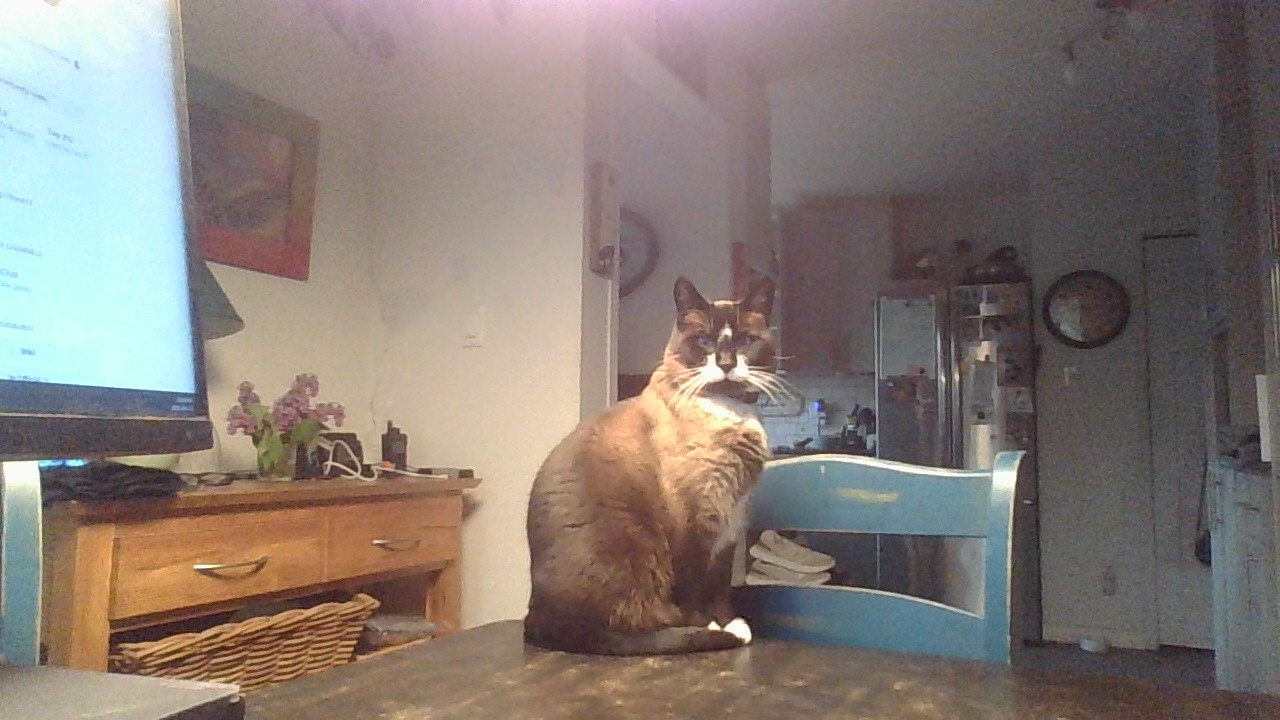
#> input picture demoFiles/cat.jpg, 1280 x 720 px, found by its file name
$ python scale.py
#> lines starting #> are read from the running program, lines starting #| are printed output that depends on the picture
import cv2 as cv
import os
import matplotlib.pyplot as plt

def imageResize():
    root = os.getcwd()
    imgPath = os.path.join(root, 'demoFiles\\cat.jpg')
    img = cv.imread(imgPath)
#> img is the input picture: shape (720, 1280, 3); mean B, G, R 116.5, 122.9, 133.6
    img = cv.cvtColor(img, cv.COLOR_BGR2RGB)
    plt.figure()
    plt.imshow(img)
    plt.show()

    img = img[276:381, 676:779,:]
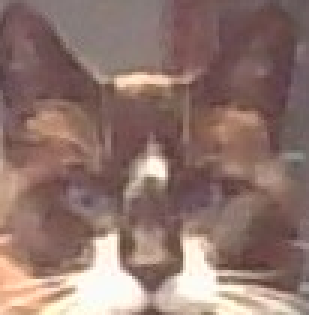
#> img: shape (105, 103, 3) (shown 3 times larger); mean R, G, B 143.6, 117, 109.5
    height, width, _ = img.shape
#> height = 105; width = 103

    scale = 1/4

    interpMethods = [
        cv.INTER_AREA,
        cv.INTER_LINEAR,
        cv.INTER_NEAREST,
        cv.INTER_CUBIC,
        cv.INTER_LANCZOS4
    ]

    interpTitle = ['area', 'linear', 'nearest', 'cubic', 'lanczos']

    plt.figure()
    plt.subplot(2,3,1)
    plt.imshow(img)

    for i in range(len(interpMethods)):
        plt.subplot(2,3,i+2)
        imgResize = cv.resize(img, (int(width*scale), int(height*scale)), interpolation=interpMethods[i])
        plt.imshow(imgResize)
        plt.title(interpTitle[i])
#> this loop made 5 passes
#> pass 1, in imageResize, `imgResize = cv.resize(img, (int(width*scale), int(height*scale)), inte..`:
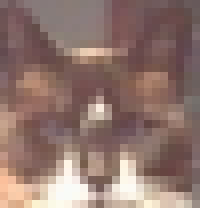
#> imgResize: shape (26, 25, 3) (shown 8 times larger); mean R, G, B 143.6, 117, 109.5
#> pass 2, in imageResize, `imgResize = cv.resize(img, (int(width*scale), int(height*scale)), inte..`:
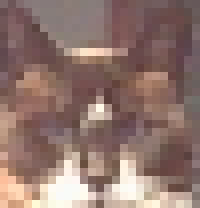
#> imgResize: shape (26, 25, 3) (shown 8 times larger); mean R, G, B 143.7, 117, 109.5
#> pass 3, in imageResize, `imgResize = cv.resize(img, (int(width*scale), int(height*scale)), inte..`:
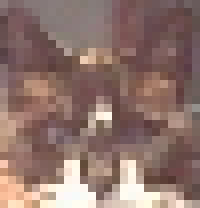
#> imgResize: shape (26, 25, 3) (shown 8 times larger); mean R, G, B 142.3, 115.3, 107.9
    plt.show()
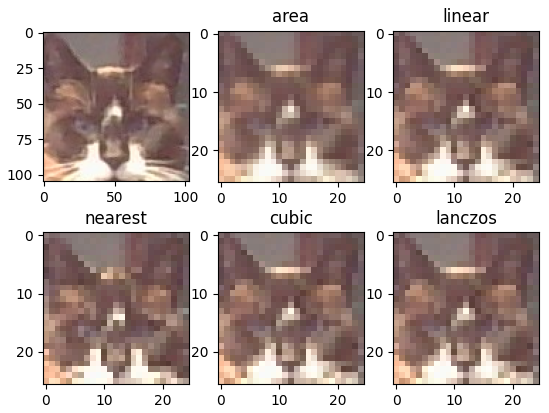
#> figure drawn by matplotlib, 6 panels

if __name__ == '__main__':
    imageResize()

$ run again, with demoFiles/lion.jpg copied over demoFiles/cat.jpg
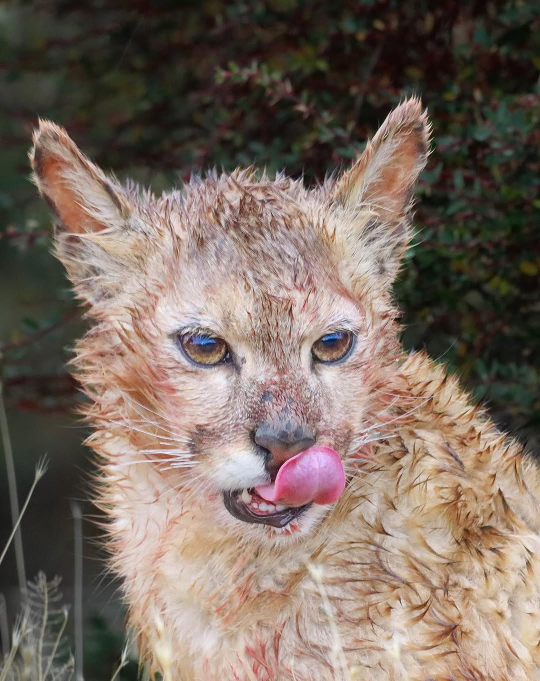
#> input picture demoFiles/lion.jpg, 1080 x 1361 px, found by its file name (shown at 1/2 size)
#> in imageResize, img is the input picture: shape (1361, 1080, 3); mean B, G, R 97.1, 107.3, 122.2
#> in imageResize, `img = img[276:381, 676:779,:]`:
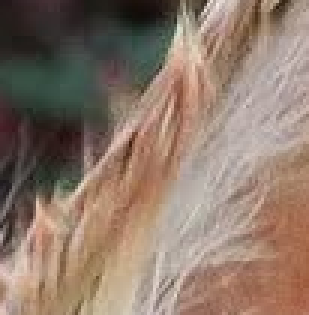
#> img: shape (105, 103, 3) (shown 3 times larger); mean R, G, B 142, 121, 106.8
#> the loop in imageResize, `for i in range(len(interpMethods)):` made 5 passes
#> pass 3, in imageResize, `imgResize = cv.resize(img, (int(width*scale), int(height*scale)), inte..`:
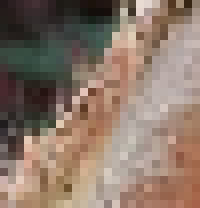
#> imgResize: shape (26, 25, 3) (shown 8 times larger); mean R, G, B 138.8, 118.6, 104.9

$ run again, with demoFiles/Hough.png saved as demoFiles/cat.jpg
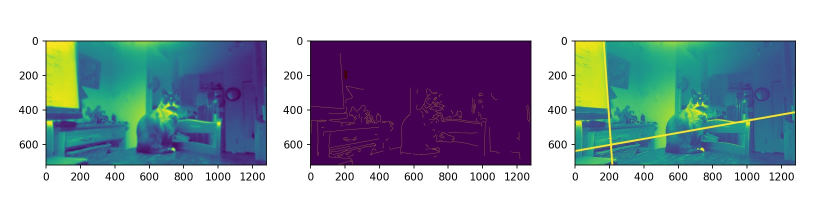
#> input picture demoFiles/Hough.png, 1632 x 412 px, found by its file name (shown at 1/2 size)
#> in imageResize, img is the input picture: shape (412, 1632, 3); mean B, G, R 179.9, 168.8, 159.1
#> in imageResize, `img = img[276:381, 676:779,:]`:
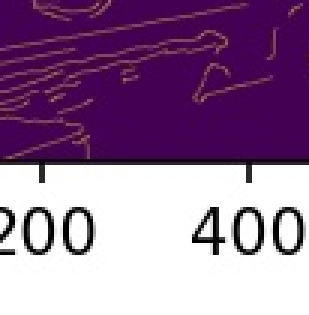
#> img: shape (105, 103, 3) (shown 3 times larger); mean R, G, B 149.8, 116.5, 153.5
#> the loop in imageResize, `for i in range(len(interpMethods)):` made 5 passes
#> pass 3, in imageResize, `imgResize = cv.resize(img, (int(width*scale), int(height*scale)), inte..`:
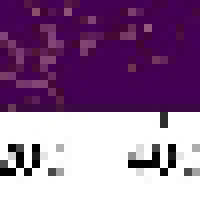
#> imgResize: shape (26, 25, 3) (shown 8 times larger); mean R, G, B 147.3, 112.6, 151
